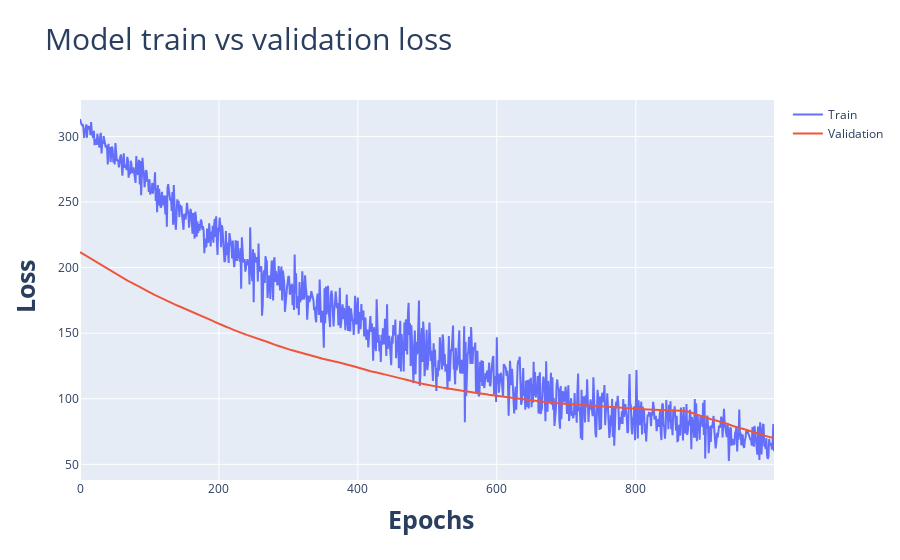

The notebook cell saved with this chart:
### Code cell
from   plotly.graph_objs import *
import plotly.offline as pyo

df_history = pd.DataFrame(history.history)

# evaluate model
def train_validation_loss(df_history):
    trace = []
    for label, loss in zip(['Train','Validation'],['loss','val_loss']):
        trace0 = {'type':'scatter',
                  'x': df_history.index.tolist(),
                  'y': df_history[loss].tolist(),
                  'name': label,
                  'mode': 'lines'
                 }
        trace.append(trace0)
    data = Data(trace)
    
    layout = {'title': 'Model train vs validation loss',
              'titlefont':{'size':30},
              'xaxis' : {'title':  '<b> Epochs', 'titlefont':{ 'size' : 25}},
              'yaxis' : {'title':  '<b> Loss', 'titlefont':{ 'size' : 25}},
             }
    fig = Figure(data=data,layout=layout)
    
    return pyo.iplot(fig)

train_validation_loss(df_history)

### Figure 1 — Plotly figure (JSON) as saved in the notebook; plotly's stock layout.template omitted (floating-point values rounded to 4 significant figures; data arrays with more than 128 entries replaced by an {"elided": "..."} marker saying what was removed)
{"data": [{"mode": "lines", "name": "Train", "type": "scatter", "x": {"elided": "1000 int values"}, "y": {"elided": "1000 float values"}}, {"mode": "lines", "name": "Validation", "type": "scatter", "x": {"elided": "1000 int values"}, "y": {"elided": "1000 float values"}}], "layout": {"title": {"font": {"size": 30}, "text": "Model train vs validation loss"}, "xaxis": {"title": {"font": {"size": 25}, "text": "<b> Epochs"}}, "yaxis": {"title": {"font": {"size": 25}, "text": "<b> Loss"}}}}
